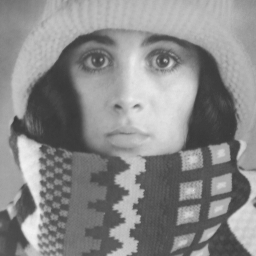
%> input picture images/trui.tif, 256 x 256 px
$ octave task3a.m   (GNU Octave 9; MATLAB toolbox functions it lacks are replaced by stand-ins)
%> lines starting %> are read from the running program, lines starting %| are printed output that depends on the picture
close all; clear; clc;

length = 250;   % the length of the motion
theta = 45;     % angle of motion in degrees.


% Load the Original Image 'original_image'
original_image = imread('images/trui.tif');
%> original_image is the input picture: size 256x256 uint8; min 56, max 241, mean 137.7

% Blurring kernel 'blurring_kernal'
% Choose between 'motion' or 'gaussian' blur

% For motion blur, you need to specify the length and the angle
 blurring_kernal = fspecial('motion', length, theta);

% For gaussian blur, you need to specify the size and the standard deviation
% blurring_kernal = fspecial('gaussian', [50, 50], 25);

% Apply the blur to the Original Image 'original_image'
noisy_image= imfilter(double(original_image), blurring_kernal, 'conv', 'circular');
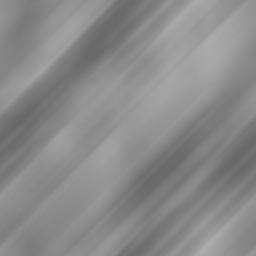
%> noisy_image: size 256x256 double; min 102.5, max 172, mean 137.7

% Add noise 'n' to the original image to simulate the real degraded image
noise_std = 0.01;
n = noise_std * randn(size(original_image));
noisy_image = noisy_image + n;

% Convert the degraded image to frequency domain
G = fft2(noisy_image);

% Compute the Fourier transform of the blurring kernel
H = psf2otf(blurring_kernal, size(noisy_image));

% Compute the Wiener filter restoration usinnoisy_imagethe provided equation
K = 0.00001;
F_hat = (conj(H) ./ (abs(H).^2 + K)) .* G;

% Convert the restored image back to the spatial domain
restored_image = real(ifft2(F_hat));

% Display the results
figure;
subplot(1,4,1), imshow(original_image, []), title('Original Image');
subplot(1,4,2), imshow(blurring_kernal, []), title('Blurring Kernel');
subplot(1,4,3), imshow(noisy_image, []), title('Degraded Image');
subplot(1,4,4), imshow(restored_image, []), title('Restored Image');
%> after `title('Restored Image')`:
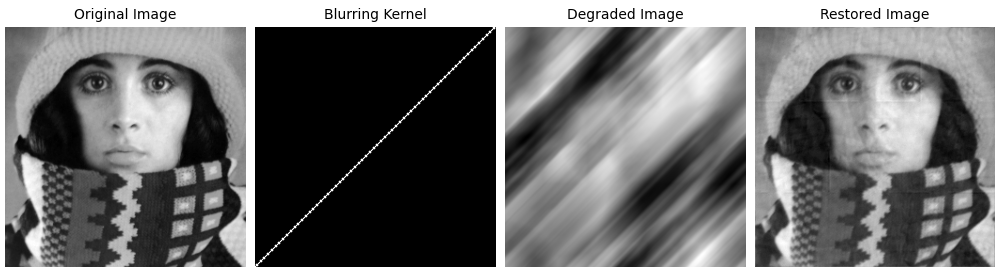
%> figure redrawn from the program's plot data, 4 panels

$ run again, with images/baboon.tif copied over images/trui.tif
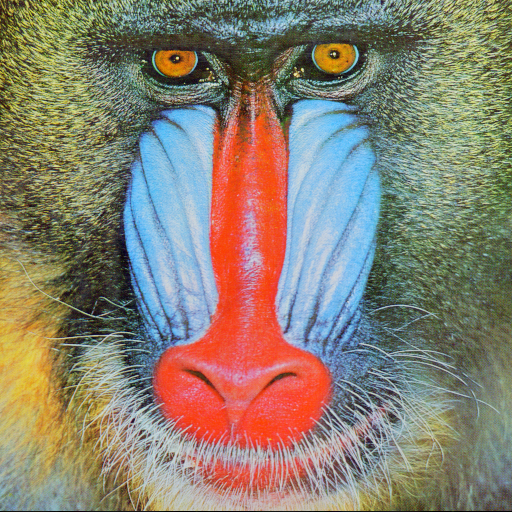
%> input picture images/baboon.tif, 512 x 512 px
%> original_image is the input picture: size 512x512x3 uint8; mean R, G, B 137.4, 128.9, 113.1
%> `noisy_image= imfilter(double(original_image), blurring_kernal, 'conv',..`:
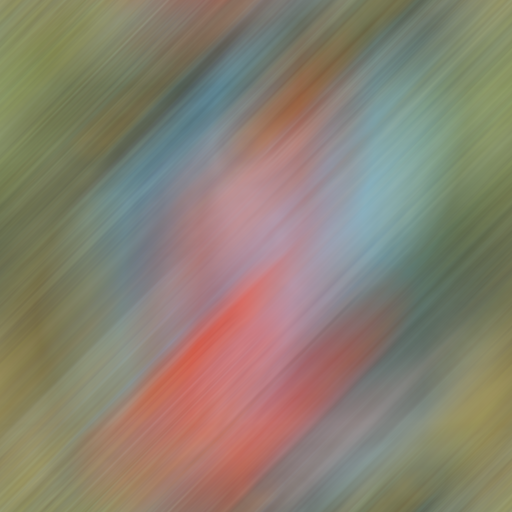
%> noisy_image: size 512x512x3 double; mean R, G, B 137.4, 128.9, 113.1; mean of the top-left, top-right, bottom-left and bottom-right quarters 119.7, 130.6, 130, 125.4
%> `title('Restored Image')`:
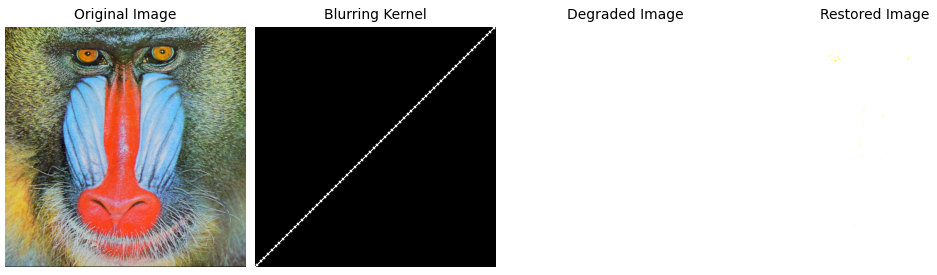
%> figure redrawn from the program's plot data, 4 panels
